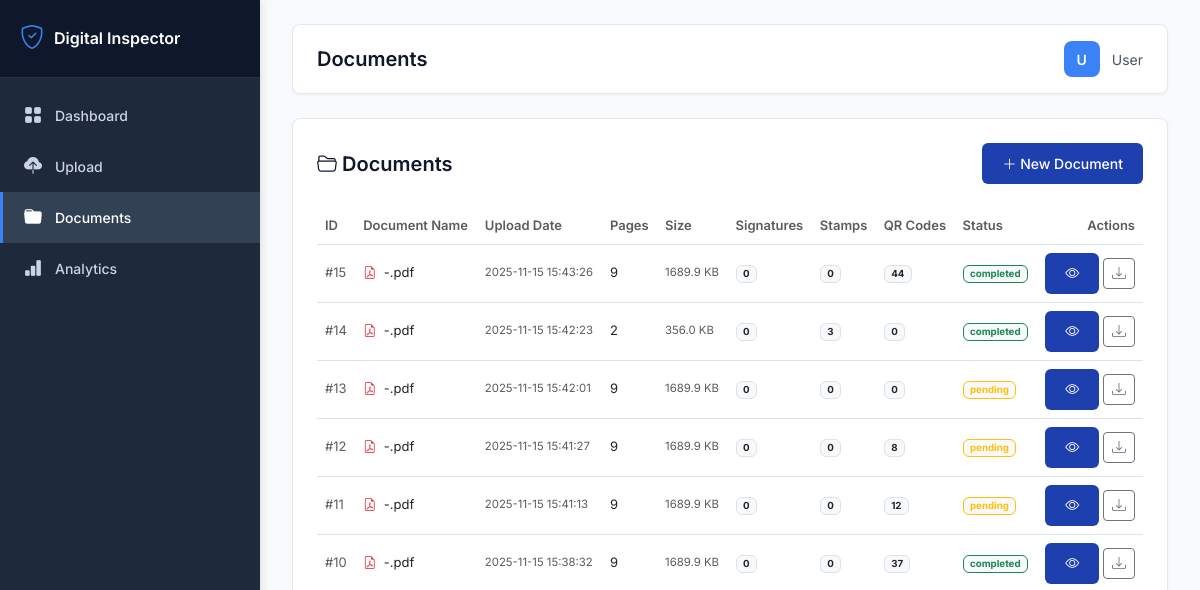
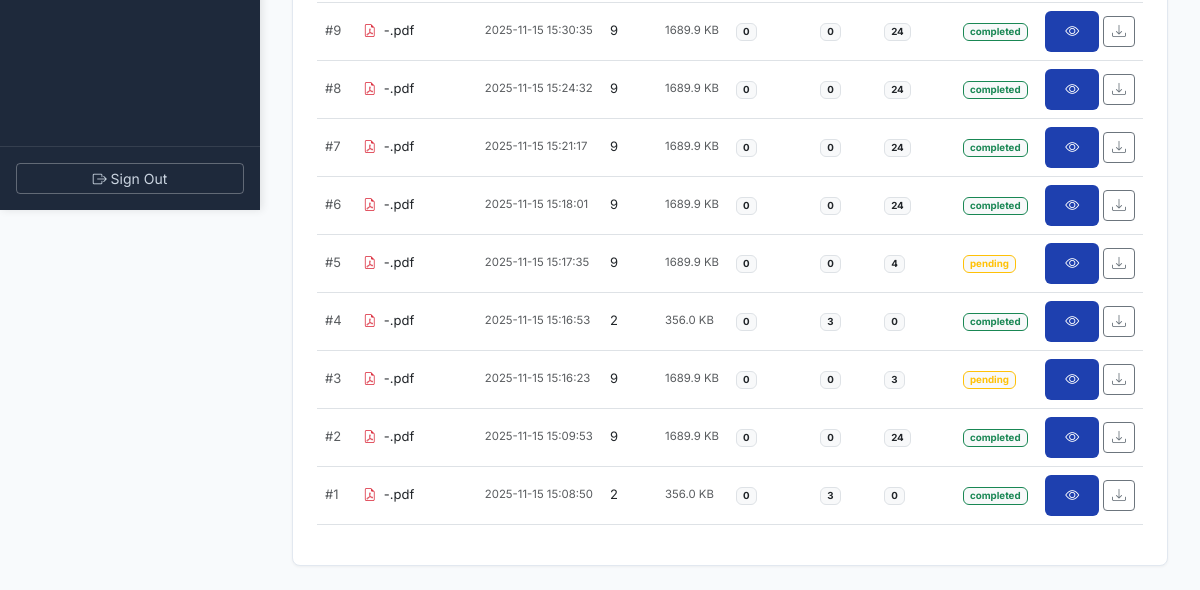
The page /documents (signed in) on the database as committed earlier (2 pictures, top to bottom).
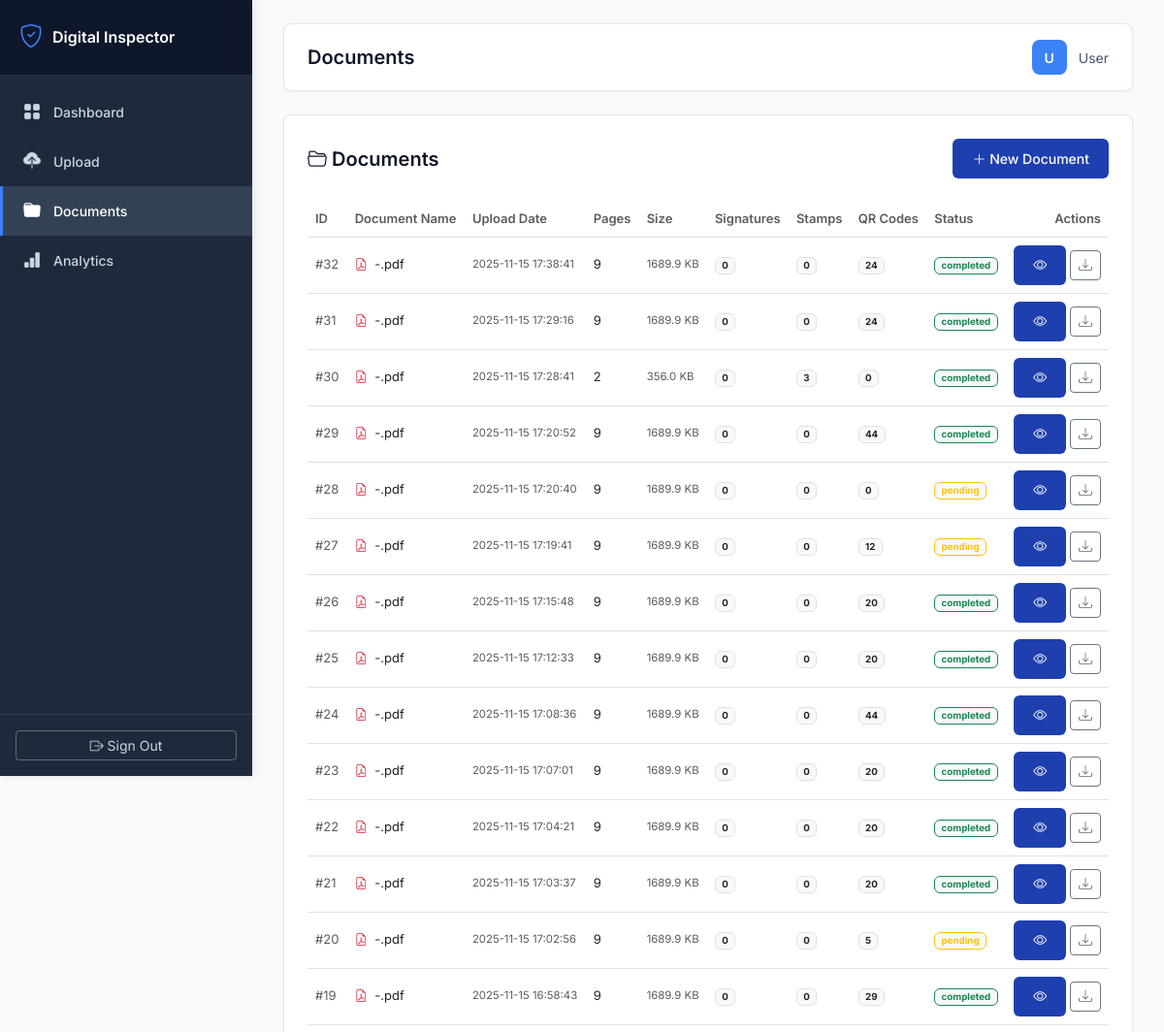
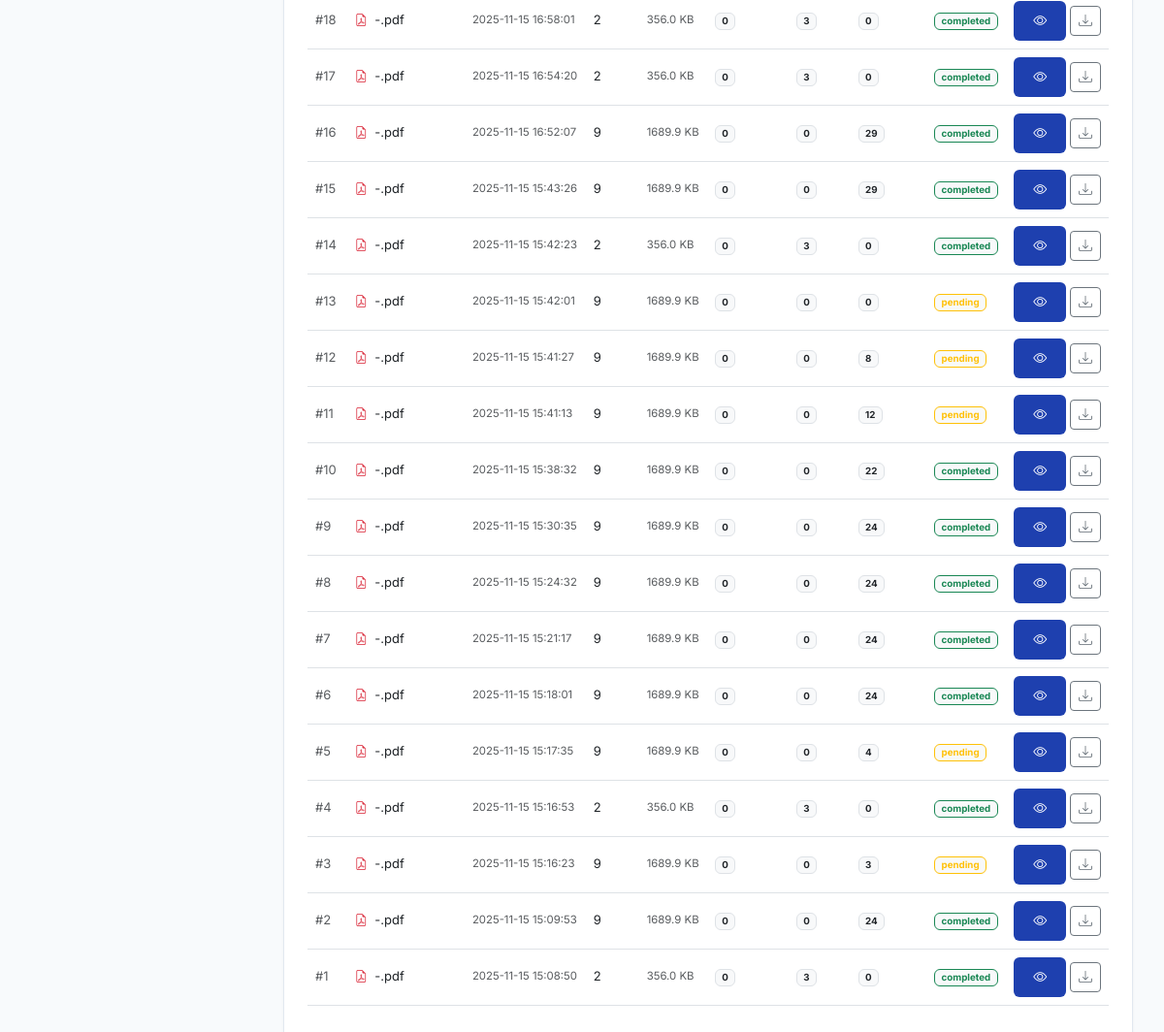
The same page on the database as committed later (2 pictures, top to bottom).
### tables this page shows
CREATE TABLE documents (
            id INTEGER PRIMARY KEY AUTOINCREMENT,
            user_id INTEGER NOT NULL,
            filename TEXT NOT NULL,
            original_filename TEXT NOT NULL,
            file_path TEXT NOT NULL,
            file_size INTEGER,
            pages INTEGER DEFAULT 1,
            upload_date TIMESTAMP DEFAULT CURRENT_TIMESTAMP,
            processing_status TEXT DEFAULT 'pending',
            FOREIGN KEY (user_id) REFERENCES users (id)
        );

### app_inspector.py (the view)
@app.route('/documents')
@login_required
def documents_list():
    user_id = session['user_id']
    detection_type = request.args.get('type', 'all')
    min_confidence = float(request.args.get('min_conf', 0.0))
    documents = db.get_user_documents(user_id, limit=100)
    return render_template('documents.html',
                         documents=documents,
                         detection_type=detection_type,
                         min_confidence=min_confidence)

### app_inspector.py (called while the page is built)
@app.context_processor
def utility_processor():
    def get_image_base64(image_path):
        """Convert image file to base64 for embedding in HTML"""
        try:
            with open(image_path, 'rb') as f:
                image_data = f.read()
            return base64.b64encode(image_data).decode('utf-8')
        except:
            return ""
    return dict(get_image_base64=get_image_base64)

def login_required(f):
    @wraps(f)
    def decorated_function(*args, **kwargs):
        if 'user_id' not in session:
            return redirect(url_for('login'))
        return f(*args, **kwargs)
    return decorated_function

### database.py (called while the page is built)
def get_db():
    conn = sqlite3.connect(DATABASE_PATH)
    conn.row_factory = sqlite3.Row
    return conn

### templates/documents.html
{% extends "base.html" %}
{% block page_title %}Documents{% endblock %}
{% block content %}
<div class="row">
    <div class="col-12">
        <div class="stat-card">
            <div class="d-flex justify-content-between align-items-center mb-4">
                <h5 class="mb-0 fw-semibold"><i class="bi bi-folder2-open"></i> Documents</h5>
                <a href="{{ url_for('upload_page') }}" class="btn btn-primary-custom btn-sm">
                    <i class="bi bi-plus-lg"></i> New Document
                </a>
            </div>
            <div class="table-responsive">
                <table class="table table-hover align-middle" style="font-size: 13px;">
                    <thead class="bg-light">
                        <tr>
                            <th class="text-muted fw-semibold">ID</th>
                            <th class="text-muted fw-semibold">Document Name</th>
                            <th class="text-muted fw-semibold">Upload Date</th>
                            <th class="text-muted fw-semibold">Pages</th>
                            <th class="text-muted fw-semibold">Size</th>
                            <th class="text-muted fw-semibold">Signatures</th>
                            <th class="text-muted fw-semibold">Stamps</th>
                            <th class="text-muted fw-semibold">QR Codes</th>
                            <th class="text-muted fw-semibold">Status</th>
                            <th class="text-muted fw-semibold text-end">Actions</th>
                        </tr>
                    </thead>
                    <tbody>
                        {% for doc in documents %}
                        <tr>
                            <td class="text-muted">#{{ doc.id }}</td>
                            <td>
                                <i class="bi bi-file-earmark-pdf text-danger"></i>
                                <span class="ms-1">{{ doc.original_filename }}</span>
                            </td>
                            <td class="text-muted small">{{ doc.upload_date }}</td>
                            <td>{{ doc.pages }}</td>
                            <td class="text-muted small">{{ (doc.file_size / 1024)|round(1) }} KB</td>
                            <td><span class="badge bg-light text-dark border">{{ doc.signatures_count or 0 }}</span></td>
                            <td><span class="badge bg-light text-dark border">{{ doc.stamps_count or 0 }}</span></td>
                            <td><span class="badge bg-light text-dark border">{{ doc.qr_count or 0 }}</span></td>
                            <td>
                                <span class="badge {% if doc.processing_status == 'completed' %}bg-light text-success border border-success{% else %}bg-light text-warning border border-warning{% endif %} small">
                                    {{ doc.processing_status }}
                                </span>
                            </td>
                            <td class="text-end">
                                <a href="{{ url_for('document_details', document_id=doc.id) }}"
                                   class="btn btn-sm btn-primary-custom"
                                   title="View Details">
                                    <i class="bi bi-eye"></i>
                                </a>
                                <a href="{{ url_for('download_document', document_id=doc.id) }}"
                                   class="btn btn-sm btn-outline-secondary"
                                   title="Download">
                                    <i class="bi bi-download"></i>
                                </a>
                            </td>
                        </tr>
                        {% endfor %}
                    </tbody>
                </table>
            </div>
        </div>
    </div>
</div>
{% endblock %}

### templates/base.html (shortened to what this page needs)
<!DOCTYPE html>
<html lang="en">
<head>
    <link href="https://cdn.jsdelivr.net/npm/bootstrap@5.3.0/dist/css/bootstrap.min.css" rel="stylesheet">
    <link rel="stylesheet" href="https://cdn.jsdelivr.net/npm/bootstrap-icons@1.10.0/font/bootstrap-icons.css">
</head>
<body>
    <div class="sidebar">
        <div class="sidebar-logo">
            <h5><i class="bi bi-shield-check"></i> Digital Inspector</h5>
        </div>
        <ul class="sidebar-menu">
            <li>
                <a href="{{ url_for('dashboard') }}" class="{% if request.endpoint == 'dashboard' %}active{% endif %}">
                    <i class="bi bi-grid-fill"></i> Dashboard
                </a>
            </li>
            <li>
                <a href="{{ url_for('upload_page') }}" class="{% if request.endpoint == 'upload_page' %}active{% endif %}">
                    <i class="bi bi-cloud-upload-fill"></i> Upload
                </a>
            </li>
            <li>
                <a href="{{ url_for('documents_list') }}" class="{% if request.endpoint == 'documents_list' %}active{% endif %}">
                    <i class="bi bi-folder-fill"></i> Documents
                </a>
            </li>
            <li>
                <a href="{{ url_for('reports') }}" class="{% if request.endpoint == 'reports' %}active{% endif %}">
                    <i class="bi bi-bar-chart-fill"></i> Analytics
                </a>
            </li>
        </ul>
        <div class="sidebar-footer">
            <a href="{{ url_for('logout') }}" class="btn btn-outline-light w-100 btn-sm">
                <i class="bi bi-box-arrow-right"></i> Sign Out
            </a>
        </div>
    </div>
    <div class="main-content">
        <div class="top-bar">
            <h4>{% block page_title %}Dashboard{% endblock %}</h4>
            <div class="user-info">
                <div class="user-avatar">{{ username[0]|upper if username else 'U' }}</div>
                <span>{{ username if username else 'User' }}</span>
            </div>
        </div>
        {% block content %}{% endblock %}
    </div>
</body>
</html>

### templates/base.html (style rules this page uses)
:root { --primary-color: #1e40af; --secondary-color: #3b82f6; --sidebar-bg: #1e293b; --sidebar-hover: #334155; --gray-50: #f8fafc; --gray-100: #f1f5f9; --gray-200: #e2e8f0; --gray-600: #475569; --gray-700: #334155; --gray-900: #0f172a; --sidebar-width: 260px; }
* { margin: 0; padding: 0; box-sizing: border-box; }
body { font-family: 'Inter', -apple-system, BlinkMacSystemFont, 'Segoe UI', sans-serif; background-color: var(--gray-50); color: var(--gray-900); font-size: 14px; }
.sidebar { position: fixed; top: 0; left: 0; height: 100vh; width: var(--sidebar-width); background: var(--sidebar-bg); color: #cbd5e1; padding: 0; box-shadow: 2px 0 8px rgba(0,0,0,0.1); z-index: 1000; overflow-y: auto; }
.sidebar-logo { padding: 24px 20px; border-bottom: 1px solid rgba(255,255,255,0.1); background: var(--gray-900); }
.sidebar-logo h5 { color: white; font-weight: 600; font-size: 16px; margin: 0; display: flex; align-items: center; gap: 10px; }
.sidebar-logo i { font-size: 24px; color: var(--secondary-color); }
.sidebar-menu { list-style: none; padding: 12px 0; margin: 0; }
.sidebar-menu li { margin: 0; }
.sidebar-menu a { display: flex; align-items: center; padding: 12px 20px; color: #cbd5e1; text-decoration: none; transition: all 0.2s; font-size: 14px; font-weight: 500; border-left: 3px solid transparent; }
.sidebar-menu a.active { background: var(--sidebar-hover); color: white; border-left-color: var(--secondary-color); }
.sidebar-menu i { margin-right: 12px; font-size: 18px; width: 20px; text-align: center; }
.sidebar-footer { position: absolute; bottom: 0; left: 0; right: 0; padding: 16px; border-top: 1px solid rgba(255,255,255,0.1); }
.main-content { margin-left: var(--sidebar-width); padding: 24px 32px; min-height: 100vh; }
.top-bar { background: white; padding: 16px 24px; border-radius: 8px; margin-bottom: 24px; box-shadow: 0 1px 3px rgba(0,0,0,0.05); display: flex; justify-content: space-between; align-items: center; border: 1px solid var(--gray-200); }
.top-bar h4 { font-size: 20px; font-weight: 600; color: var(--gray-900); margin: 0; }
.user-info { display: flex; align-items: center; gap: 12px; color: var(--gray-600); font-size: 14px; }
.user-avatar { width: 36px; height: 36px; border-radius: 8px; background: var(--secondary-color); display: flex; align-items: center; justify-content: center; color: white; font-weight: 600; font-size: 14px; }
.stat-card { background: white; border-radius: 8px; padding: 24px; box-shadow: 0 1px 3px rgba(0,0,0,0.05); border: 1px solid var(--gray-200); transition: box-shadow 0.2s; }
.stat-card h5, .stat-card h6 { color: var(--gray-900); font-weight: 600; }
.btn-primary-custom { background: var(--primary-color); border: none; padding: 10px 20px; border-radius: 6px; color: white; font-weight: 500; font-size: 14px; transition: all 0.2s; }
.btn-outline-light { border-color: rgba(255,255,255,0.3); color: #cbd5e1; }

Rows that differ between the two databases and show on the page:
added documents: id "32", original_filename "-.pdf", upload_date "2025-11-15 17:38:41", pages "9", (doc.file_size/1024)|round(1) "1689.9", signatures_count "0", stamps_count "0", qr_count "24", processing_status "completed"
added documents: id "31", original_filename "-.pdf", upload_date "2025-11-15 17:29:16", pages "9", (doc.file_size/1024)|round(1) "1689.9", signatures_count "0", stamps_count "0", qr_count "24", processing_status "completed"
added documents: id "30", original_filename "-.pdf", upload_date "2025-11-15 17:28:41", pages "2", (doc.file_size/1024)|round(1) "356.0", signatures_count "0", stamps_count "3", qr_count "0", processing_status "completed"
added documents: id "29", original_filename "-.pdf", upload_date "2025-11-15 17:20:52", pages "9", (doc.file_size/1024)|round(1) "1689.9", signatures_count "0", stamps_count "0", qr_count "44", processing_status "completed"
added documents: id "28", original_filename "-.pdf", upload_date "2025-11-15 17:20:40", pages "9", (doc.file_size/1024)|round(1) "1689.9", signatures_count "0", stamps_count "0", qr_count "0", processing_status "pending"
added documents: id "27", original_filename "-.pdf", upload_date "2025-11-15 17:19:41", pages "9", (doc.file_size/1024)|round(1) "1689.9", signatures_count "0", stamps_count "0", qr_count "12", processing_status "pending"
added documents: id "26", original_filename "-.pdf", upload_date "2025-11-15 17:15:48", pages "9", (doc.file_size/1024)|round(1) "1689.9", signatures_count "0", stamps_count "0", qr_count "20", processing_status "completed"
added documents: id "25", original_filename "-.pdf", upload_date "2025-11-15 17:12:33", pages "9", (doc.file_size/1024)|round(1) "1689.9", signatures_count "0", stamps_count "0", qr_count "20", processing_status "completed"
added documents: id "24", original_filename "-.pdf", upload_date "2025-11-15 17:08:36", pages "9", (doc.file_size/1024)|round(1) "1689.9", signatures_count "0", stamps_count "0", qr_count "44", processing_status "completed"
added documents: id "23", original_filename "-.pdf", upload_date "2025-11-15 17:07:01", pages "9", (doc.file_size/1024)|round(1) "1689.9", signatures_count "0", stamps_count "0", qr_count "20", processing_status "completed"
added documents: id "22", original_filename "-.pdf", upload_date "2025-11-15 17:04:21", pages "9", (doc.file_size/1024)|round(1) "1689.9", signatures_count "0", stamps_count "0", qr_count "20", processing_status "completed"
added documents: id "21", original_filename "-.pdf", upload_date "2025-11-15 17:03:37", pages "9", (doc.file_size/1024)|round(1) "1689.9", signatures_count "0", stamps_count "0", qr_count "20", processing_status "completed"
added documents: id "20", original_filename "-.pdf", upload_date "2025-11-15 17:02:56", pages "9", (doc.file_size/1024)|round(1) "1689.9", signatures_count "0", stamps_count "0", qr_count "5", processing_status "pending"
added documents: id "19", original_filename "-.pdf", upload_date "2025-11-15 16:58:43", pages "9", (doc.file_size/1024)|round(1) "1689.9", signatures_count "0", stamps_count "0", qr_count "29", processing_status "completed"
added documents: id "18", original_filename "-.pdf", upload_date "2025-11-15 16:58:01", pages "2", (doc.file_size/1024)|round(1) "356.0", signatures_count "0", stamps_count "3", qr_count "0", processing_status "completed"
added documents: id "17", original_filename "-.pdf", upload_date "2025-11-15 16:54:20", pages "2", (doc.file_size/1024)|round(1) "356.0", signatures_count "0", stamps_count "3", qr_count "0", processing_status "completed"
added documents: id "16", original_filename "-.pdf", upload_date "2025-11-15 16:52:07", pages "9", (doc.file_size/1024)|round(1) "1689.9", signatures_count "0", stamps_count "0", qr_count "29", processing_status "completed"
computed for documents id 15: qr_count "44" → "29"
computed for documents id 10: qr_count "37" → "22"
